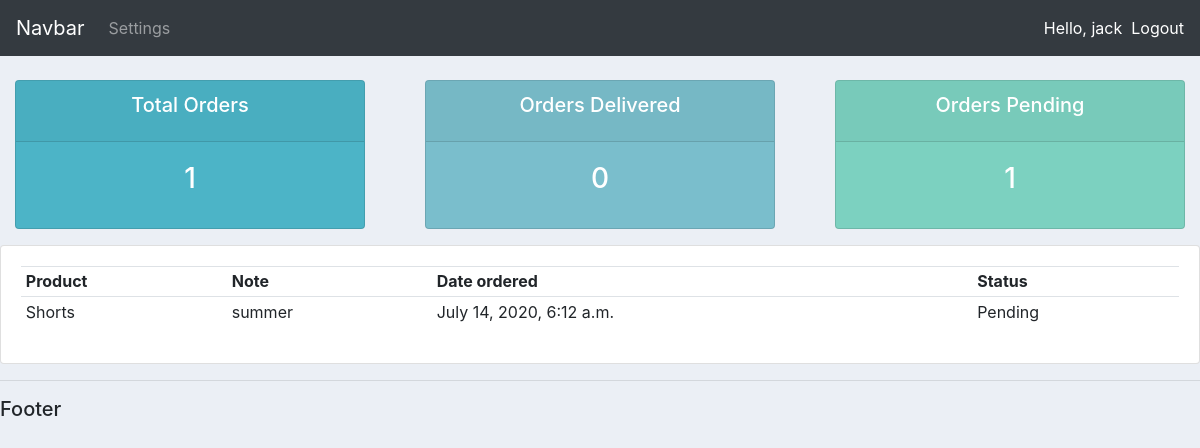
Screenshot of /user/ (signed in) with the database file from the repository.
### accounts/models.py (models this page shows, shortened)
class Order(models.Model):
    STATUS = (
        ('Pending', 'Pending'),
        ('Out for delivery', 'out for delivery'),
        ('Delivery', 'Delivery'),
    )
    customer = models.ForeignKey(Customer, null=True, on_delete=models.SET_NULL)
    product = models.ForeignKey(Product, null=True, on_delete=models.SET_NULL)
    date_created = models.DateTimeField(auto_now_add=True, null=True)
    status = models.CharField(max_length=200, null=True, choices=STATUS)
    note = models.CharField(max_length=1000, null=True)

class Product(models.Model):
    CATEGORY = (
        ('Indoor', 'Indoor'),
        ('Out Door', 'Out Door'),
    )
    name = models.CharField(max_length=200, null=True)
    price = models.FloatField(null=True)
    category = models.CharField(max_length=200, null=True, choices=CATEGORY)
    description = models.CharField(max_length=200, null=True, blank=True)
    date_created = models.DateTimeField(auto_now_add=True, null=True)
    tags = models.ManyToManyField(Tag)
    def __str__(self):
        return self.name

### accounts/decorators.py (the view)
        def wrapper_func(request, *args, **kwargs):
            group = None
            if request.user.groups.exists():
                group = request.user.groups.all()[0].name
            if group in allowed_roles:
                return view_func(request, *args, **kwargs)
            else:
                return HttpResponse('You are not authorized to view this page')

### accounts/views.py (called while the page is built)
@login_required(login_url='login')
@allowed_user(allowed_roles=['customer'])
def userPage(request):
    orders = request.user.customer.order_set.all()
    total_orders = orders.count()
    delivered = orders.filter(status='Delivery').count()
    pending = orders.filter(status='Pending').count()
    context = {
        'orders': orders,
        'total_orders': total_orders,
        'delivered': delivered,
        'pending': pending
    }
    return render(request, 'accounts/user.html', context)

### accounts/templates/accounts/user.html
{% extends 'accounts/main.html' %}
{% block content %}
{% include 'accounts/status.html' %}
<div class="row">
    <div class="col-md">
        <div class="card card-body">
            <table class="table table-sm">
                <tr>
                    <th>Product</th>
                    <th>Note</th>
                    <th>Date ordered</th>
                    <th>Status</th>
                </tr>
                {% for order in orders %}
                <tr>
                    <td>{{order.product}}</td>
                    <td>{{order.note}}</td>
                    <td>{{order.date_created}}</td>
                    <td>{{order.status}}</td>
                </tr>
                {% endfor %}
            </table>
        </div>
    </div>
</div>
{% endblock content %}

### accounts/templates/accounts/navbar.html (shortened to what this page needs)
<nav class="navbar navbar-expand-lg navbar-dark bg-dark">
  <a class="navbar-brand" href="#">Navbar</a>
  <div class="collapse navbar-collapse" id="navbarNav">
    <ul class="navbar-nav">
      {% if request.user.is_staff %}
      <li class="nav-item active">
        <a class="nav-link" href="{% url 'home' %}">Dashboard </a>
      </li>
      <li class="nav-item">
        <a class="nav-link" href="{% url 'products' %}">Products</a>
      </li>
      {% else %}
       <li class="nav-item">
        <a class="nav-link" href="{% url 'account' %}">Settings</a>
      </li>
      {% endif %}
    </ul>
  </div>
  <span class="text-white">Hello, {{request.user}} &nbsp </span>
  <span><a href="{% url 'logout' %}" class="text-white">Logout</a></span>
</nav>

### static/css/main.css (style rules this page uses)
body { background-color:#ebeff5; }

### rows the page displays
Order: product "Shorts", note "summer", date_created "July 14, 2020, 6:12 a.m.", status "Pending"

### other values shown
{{ request.user }} "jack"
{{ total_orders }} "1"
{{ delivered }} "0"
{{ pending }} "1"
